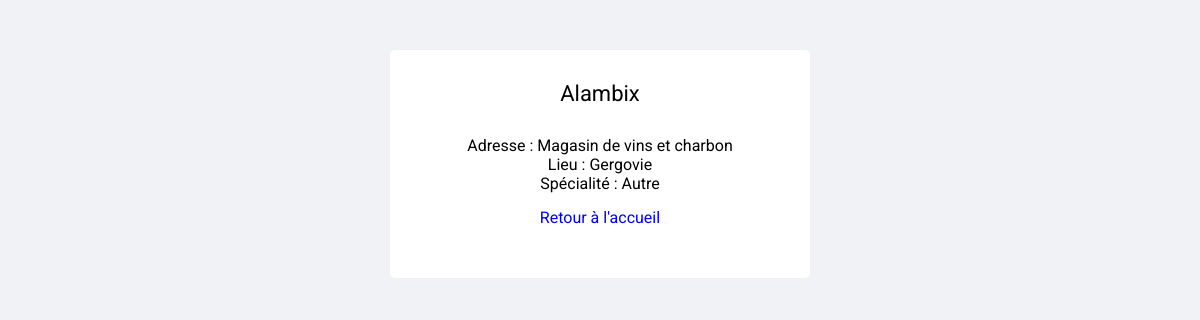
The app's page /voirPersonnage.php?id_personnage=29 with its own data.
### tables this page shows
CREATE TABLE IF NOT EXISTS `personnage` (
  `id_personnage` int(11) NOT NULL AUTO_INCREMENT,
  `nom_personnage` varchar(80) NOT NULL,
  `adresse_personnage` varchar(255) DEFAULT NULL,
  `image_personnage` varchar(50) NOT NULL DEFAULT 'indisponible.jpg',
  `id_lieu` int(11) NOT NULL,
  `id_specialite` int(11) NOT NULL,
  PRIMARY KEY (`id_personnage`),
  KEY `FK_VILLAGEOIS_LIEU` (`id_lieu`),
  KEY `FK_VILLAGEOIS_SPEC` (`id_specialite`),
  CONSTRAINT `FK_VILLAGEOIS_LIEU` FOREIGN KEY (`id_lieu`) REFERENCES `lieu` (`id_lieu`),
  CONSTRAINT `FK_VILLAGEOIS_SPEC` FOREIGN KEY (`id_specialite`) REFERENCES `specialite` (`id_specialite`)
);

CREATE TABLE IF NOT EXISTS `lieu` (
  `id_lieu` int(11) NOT NULL AUTO_INCREMENT,
  `nom_lieu` varchar(50) NOT NULL,
  PRIMARY KEY (`id_lieu`)
);

CREATE TABLE IF NOT EXISTS `specialite` (
  `id_specialite` int(11) NOT NULL AUTO_INCREMENT,
  `nom_specialite` varchar(50) NOT NULL,
  PRIMARY KEY (`id_specialite`)
);

### voirPersonnage.php (the view, shortened to what this page needs)
<!DOCTYPE html>
<html lang="en">
<head>
    <link rel="stylesheet" href="CSS/style.css">
</head>
<body>
    <main>
        <?php
            $pdo = connect();
            if(isset($_GET["id_personnage"])) {
                $id_personnage = $_GET["id_personnage"];
                $requete = $pdo->prepare("
                    SELECT nom_personnage, adresse_personnage, nom_specialite, nom_lieu
                    FROM personnage p
                    INNER JOIN specialite s ON p.id_specialite = s.id_specialite
                    INNER JOIN lieu l ON l.id_lieu = p.id_lieu
                    WHERE id_personnage = :id_personnage
                ");
                $requete->execute([":id_personnage" => $id_personnage]);
                $result = $requete->fetch();
                if($result) { ?>
                    <h3> <?= $result["nom_personnage"] ?> </h3>
                    <p>
                        Adresse :   <?php if (isset($result["adresse_personnage"])) {
                                        echo $result["adresse_personnage"];
                                    } else {
                                        echo "Nomade (pas d'habitation fixe)";
                                    } ?> <br>
                        Lieu : <?= $result["nom_lieu"] ?> <br>
                        Spécialité : <?= $result["nom_specialite"] ?>
                    </p>
                    <p> <a href='index.php'>Retour à l'accueil</a> </p>
                <?php } else {
                    echo "<p> Identifiant de personnage introuvable ! </p> <br>",
                         "<p> <a href='index.php'>Retour à l'accueil</a> </p>";
                }
            } else {
                header("Location: index.php");
            }
        ?>
    </main>
</body>
</html>

### CSS/style.css (style rules this page uses)
* { margin: 0; padding: 0; box-sizing: border-box; }
body { background: #f0f2f5; }
main { background: white; width: 45%; text-align: center; margin: 50px auto; padding: 1px 10px 36px 10px; border-radius: 5px; }
H3 { margin: 30px auto; font-family: 'Roboto', sans-serif; font-size: 22px; font-weight: initial; }
p { margin: 15px auto; font-family: 'Roboto', sans-serif; }
a { text-decoration: none; }
@media only screen and (min-width: 1200px) { main { width: 35%; } }

### records on screen
personnage: nom_personnage "Alambix", adresse_personnage "Magasin de vins et charbon", id_lieu.nom_lieu "Gergovie", id_specialite.nom_specialite "Autre"
